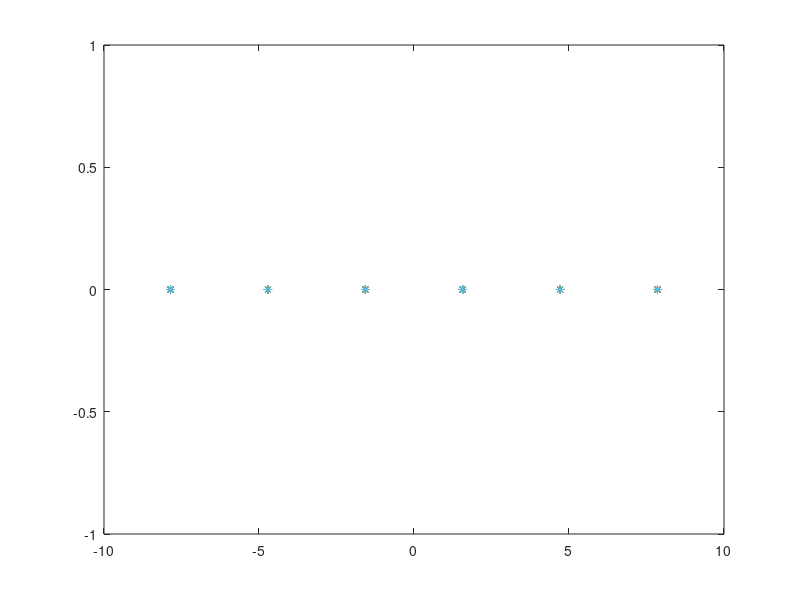

This chart was generated by the following MATLAB code: (Note: this script raises an error after producing the figure.)
clear all, close all, clc

x1 = -2.5*pi;
x2 = 2.5*pi;
interval = .01;
k = 1;
w = 1;
t = 0;
x = x1:interval:x2;
KX = k*x;

n = 0;
nodes = [];
i = 1;

while(((2*n+1)*pi/2) <= x2) 
    nodes(i) = (2*n+1) * pi/2; 
    n = n+1;
    i=i+1;
end

nodesNegative = -1*nodes;
nodes =[nodesNegative nodes]

plot(nodes,zeros(length(nodes)),'*');

hold on
y = cos(KX);

printAxes();
p = plot(x,y,'r');
hold off

axis manual

for t = 1:10000
    
    WT = w*t/100;
    p.YData = cos(KX)*cos(WT);
    
    pause(.1)
    
    
    drawnow
    
end





